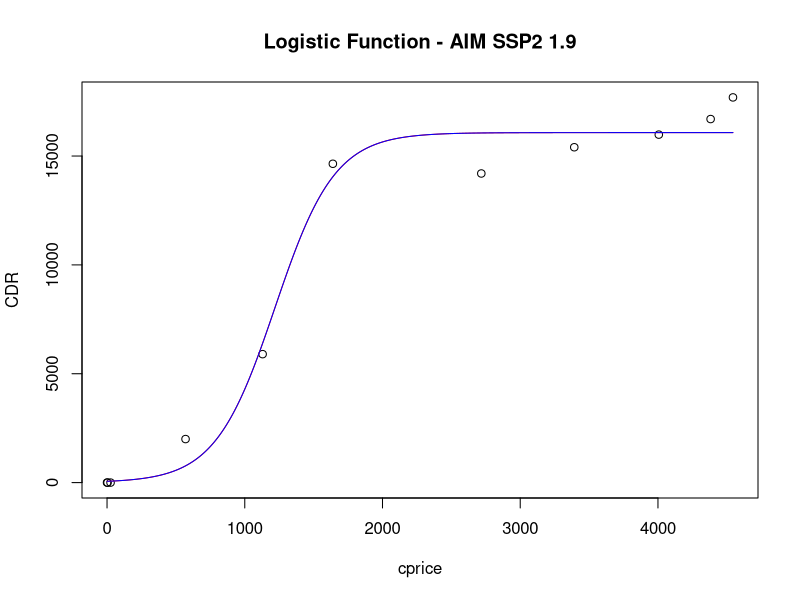
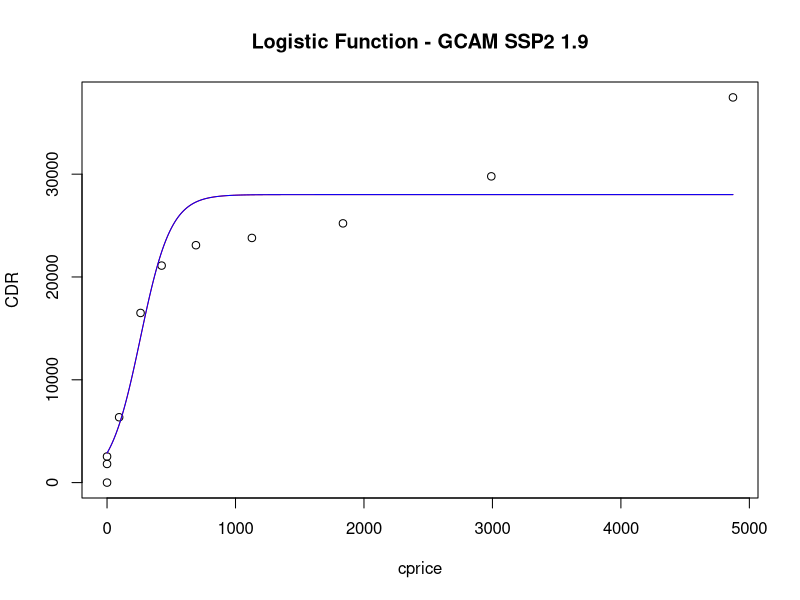
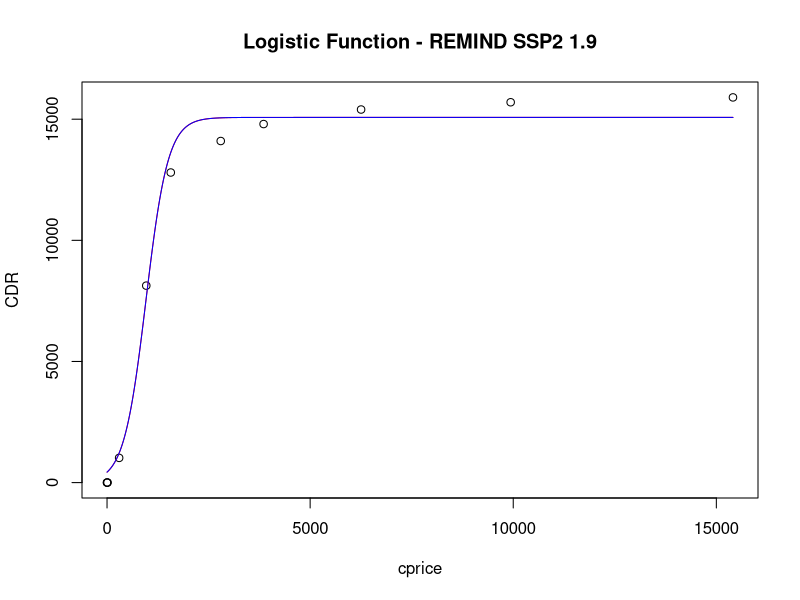
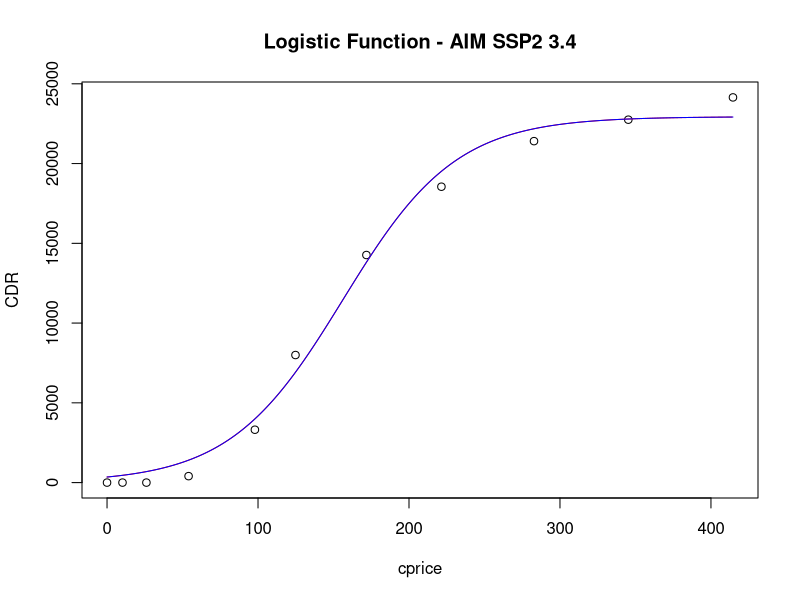
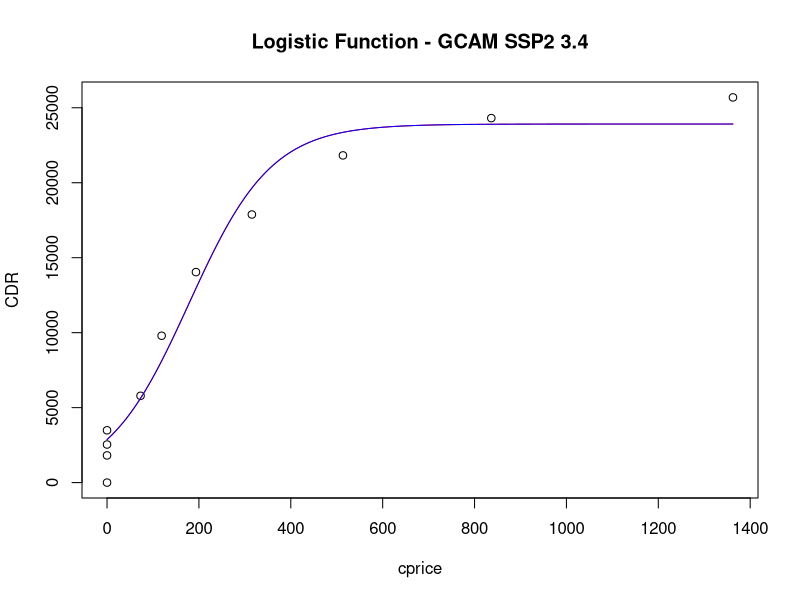
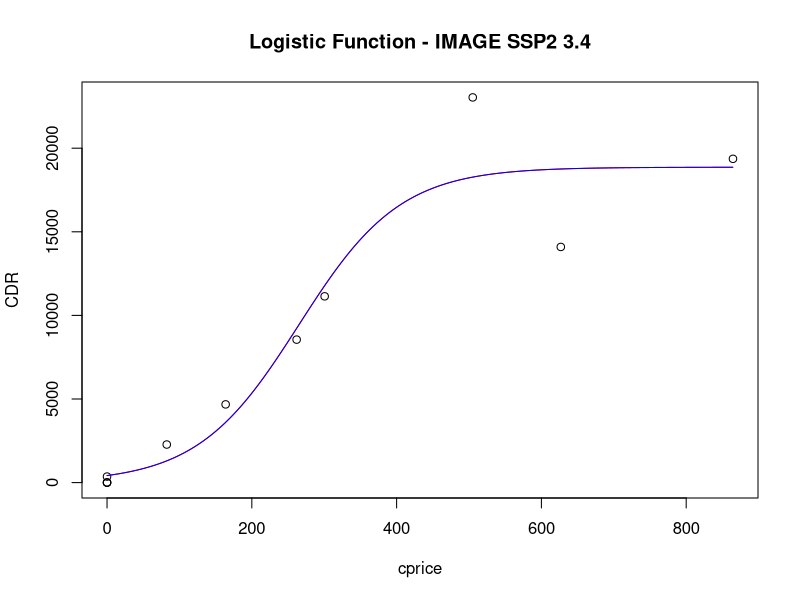
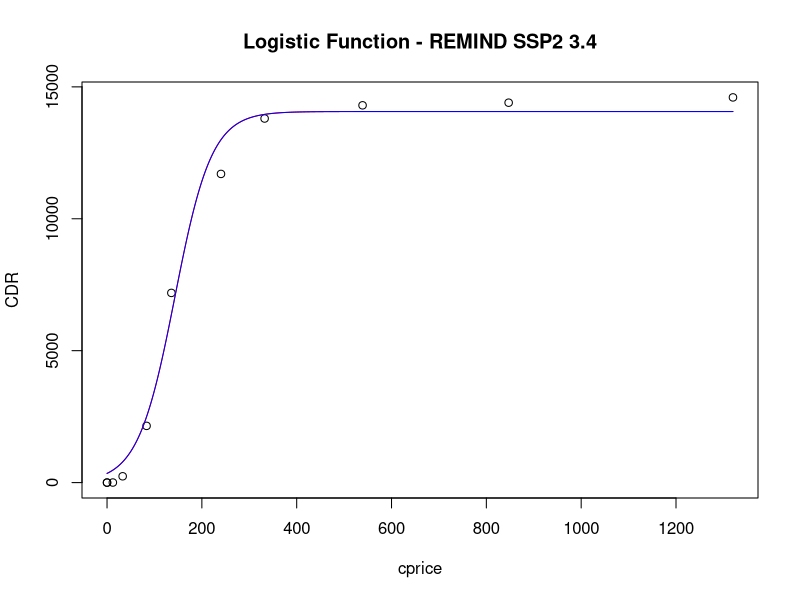
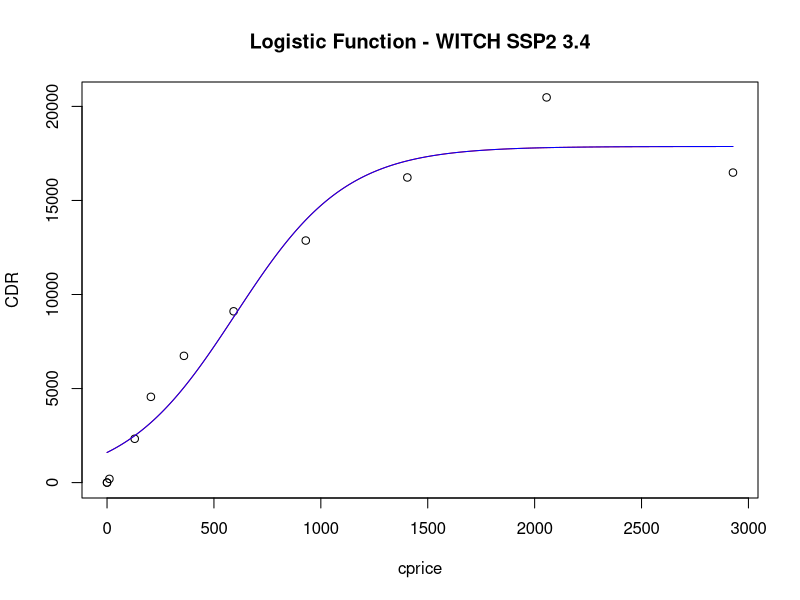

Write the R code that produced these figures, in order.
library(pracma)

AIM_19_Cprice <- c(0, 3.64895, 25.50257, 570.00273, 1129.58132, 1639.50747, 2717.42901, 3392.36118, 4006.11123, 4382.32382, 4544.59438)
AIM_19_CDR <- c(0, 0, 0, 1999.27, 5900.007, 14644.779, 14198.607, 15403.617, 15984.186, 16699.087, 17693.129)
AIM_19_Emissions <- c(34373.935, 38205.41, 43338.076, 20138.552, 8223.192, 399.238, -4896.106, -7038.618, -7989.183, -8407.267, -8986.86)
GCAM_19_Cprice <- c(0, 0, 0, 94.27985, 260.83897, 424.88474, 692.00792, 1127.57732, 1836.55745, 2991.16205, 4872.34357)
GCAM_19_CDR <- c(0, 1813.315, 2538.611, 6355.715, 16501.207, 21107.522, 23090.494, 23796.549, 25214.182, 29787.47, 37466.046)
GCAM_19_Emissions <- c(0, 35775.429, 41337.663, 36001.981, 9535.74, -7452.197, -13187.103, -14127.611, -18177.965, -23522.443, -31683.696)
REMIND_19_Cprice <-c(0, 0, 12.24611, 297.761, 965.928, 1568.965, 2798.92, 3854.36, 6254.15, 9936.5, 15409.09)
REMIND_19_CDR <-c(0, 0, 2.49, 1020, 8130, 12800, 14100, 14800, 15400, 15700, 15900)
REMIND_19_Emissions <-c(35090, 37010, 42310, 31110, 8623, -7250, -10480, -12620, -13640, -13240, -14180)

AIM_34_Cprice <- c(0, 10.23877, 26.07705, 54.0078, 97.93381, 124.8158, 171.80292, 221.47206, 282.79446, 345.26248, 414.57917)
GCAM_34_Cprice <- c(0, 0, 0, 0, 72.94226, 118.81549, 193.53797, 315.25425, 513.51498, 836.46292, 1362.50958)
IMAGE_34_Cprice <- c(0, 0, 0, 0, 82.49299, 163.82366, 261.89274, 300.60167, 626.79108, 864.60409, 505.15162)
REMIND_34_Cprice <- c(0, 0, 12.24611, 32.9324, 83.3497, 135.6875, 240.313, 332.33, 538.909, 847.024, 1320.135)
WITCH_34_Cprice <- c(0, 0, 11.00363, 129.44337, 205.12944, 359.62615, 592.06009, 929.522, 1404.66539, 2055.94702, 2927.64527)
AIM_34_CDR <- c(0, 0, 0, 404.484, 3314.264, 7996.719, 14266.959, 18548.475, 21405.461, 22750.365, 24146.946)
GCAM_34_CDR <- c(0, 1813.315, 2539.362, 3488.421, 5788.717, 9794.48, 14039.781, 17881.797, 21823.41, 24310.683, 25691.698)
IMAGE_34_CDR <- c(0, 0, 3.261, 360.319, 2276.436, 4677.586, 8551.529, 11140.517, 14094.723, 19365.635, 23038.692)
REMIND_34_CDR <- c(0, 0, 2.49, 239, 2150, 7190, 11700, 13800, 14300, 14400, 14600)
WITCH_34_CDR <- c(3.075, 1.358, 199.113, 2331.023, 4560.211, 6738.694, 9106.811, 12868.552, 16221.647, 20477.616, 16482.092)

years <- c(2005, 2010, 2020, 2030, 2040, 2050, 2060, 2070, 2080, 2090, 2100)
AIM_19_elastic <- data.frame(cprice = AIM_19_Cprice, CDR = AIM_19_CDR)
GCAM_19_elastic <- data.frame(cprice = GCAM_19_Cprice, CDR = GCAM_19_CDR)
REMIND_19_elastic <- data.frame(cprice = REMIND_19_Cprice, CDR = REMIND_19_CDR)

AIM_34_elastic <- data.frame(cprice = AIM_34_Cprice, CDR = AIM_34_CDR)
GCAM_34_elastic <- data.frame(cprice = GCAM_34_Cprice, CDR = GCAM_34_CDR)
IMAGE_34_elastic <- data.frame(cprice = IMAGE_34_Cprice, CDR = IMAGE_34_CDR)
REMIND_34_elastic <- data.frame(cprice = REMIND_34_Cprice, CDR = REMIND_34_CDR)
WITCH_34_elastic <- data.frame(cprice = WITCH_34_Cprice, CDR = WITCH_34_CDR)

### Log fit - be sure to use quotes around the variable names in
### the call
log.fit <- function(dep, ind, yourdata, model_name){
  #Self-starting ...

  y <- yourdata[, dep]
  x <- yourdata[, ind]

  log.ss <- nls(y ~ SSlogis(x, phi1, phi2, phi3))
  print(summary(log.ss))

  #C
  C <- summary(log.ss)$coef[1]
  #a
  A <- summary(log.ss)$coef[2]
  A_1 <- exp((summary(log.ss)$coef[2]) * (1/summary(log.ss)$coef[3]))
  #k
  K <- (1 / summary(log.ss)$coef[3])

  plot(y ~ x, main = paste("Logistic Function -", model_name), xlab=ind, ylab=dep)
  lines(0:max(x), predict(log.ss, data.frame(x=0:max(x))), col="red")
  x_2 <- linspace(0, max(x), 500)
  y_2 <- C / (1 + exp((0-K) * (x_2 - A)))
  lines(x_2,y_2, col="blue")

  r1 <- sum((x - mean(x))^2)
  r2 <- sum(residuals(log.ss)^2)

  r_sq <- (r1 - r2) / r1

  out <- data.frame(cbind(c(C=C, a=A, k=K, R.value=sqrt(r_sq))))
  names(out)[1] <- paste("Logistic Curve -", model_name)

  return(out)
}

AIM19_out = log.fit("CDR", "cprice", AIM_19_elastic, "AIM SSP2 1.9")
GCAM19_out = log.fit("CDR", "cprice", GCAM_19_elastic, "GCAM SSP2 1.9")
REMIND19_out = log.fit("CDR", "cprice", REMIND_19_elastic, "REMIND SSP2 1.9")

AIM34_out = log.fit("CDR", "cprice", AIM_34_elastic, "AIM SSP2 3.4")
GCAM34_out = log.fit("CDR", "cprice", GCAM_34_elastic, "GCAM SSP2 3.4")
IMAGE34_out = log.fit("CDR", "cprice", IMAGE_34_elastic, "IMAGE SSP2 3.4")
REMIND34_out = log.fit("CDR", "cprice", REMIND_34_elastic, "REMIND SSP2 3.4")
WITCH34_out = log.fit("CDR", "cprice", WITCH_34_elastic, "WITCH SSP2 3.4")

print(AIM19_out)
print(GCAM19_out)
print(REMIND19_out)

print(AIM34_out)
print(GCAM34_out)
print(IMAGE34_out)
print(REMIND34_out)
print(WITCH34_out)
